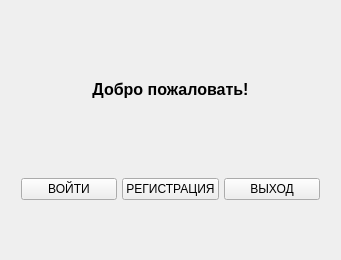
<?xml version="1.0" encoding="UTF-8"?>
<ui version="4.0">
 <class>Widget</class>
 <widget class="QWidget" name="Widget">
  <property name="geometry">
   <rect>
    <x>0</x>
    <y>0</y>
    <width>341</width>
    <height>260</height>
   </rect>
  </property>
  <property name="windowTitle">
   <string>Widget</string>
  </property>
  <layout class="QVBoxLayout" name="verticalLayout_2">
   <property name="topMargin">
    <number>0</number>
   </property>
   <property name="bottomMargin">
    <number>0</number>
   </property>
   <item>
    <layout class="QVBoxLayout" name="verticalLayout">
     <property name="spacing">
      <number>0</number>
     </property>
     <item>
      <widget class="QLabel" name="label">
       <property name="enabled">
        <bool>true</bool>
       </property>
       <property name="layoutDirection">
        <enum>Qt::LeftToRight</enum>
       </property>
       <property name="autoFillBackground">
        <bool>false</bool>
       </property>
       <property name="styleSheet">
        <string notr="true">color: rgb(0, 0, 0);
text-align: center;
font-size: 16px;
font-weight: bold;</string>
       </property>
       <property name="text">
        <string>Добро пожаловать!</string>
       </property>
       <property name="textFormat">
        <enum>Qt::PlainText</enum>
       </property>
       <property name="scaledContents">
        <bool>true</bool>
       </property>
       <property name="alignment">
        <set>Qt::AlignCenter</set>
       </property>
      </widget>
     </item>
     <item>
      <layout class="QHBoxLayout" name="horizontalLayout">
       <property name="spacing">
        <number>5</number>
       </property>
       <property name="leftMargin">
        <number>10</number>
       </property>
       <property name="rightMargin">
        <number>10</number>
       </property>
       <property name="bottomMargin">
        <number>20</number>
       </property>
       <item>
        <layout class="QHBoxLayout" name="horizontalLayout_2">
         <property name="spacing">
          <number>5</number>
         </property>
         <property name="bottomMargin">
          <number>40</number>
         </property>
         <item>
          <widget class="QPushButton" name="login_button">
           <property name="autoFillBackground">
            <bool>false</bool>
           </property>
           <property name="text">
            <string>ВОЙТИ</string>
           </property>
          </widget>
         </item>
         <item>
          <widget class="QPushButton" name="registration_button">
           <property name="text">
            <string>РЕГИСТРАЦИЯ</string>
           </property>
          </widget>
         </item>
         <item>
          <widget class="QPushButton" name="exit_button">
           <property name="text">
            <string>ВЫХОД</string>
           </property>
          </widget>
         </item>
        </layout>
       </item>
      </layout>
     </item>
    </layout>
   </item>
  </layout>
 </widget>
 <layoutdefault spacing="6" margin="11"/>
 <resources/>
 <connections/>
</ui>
